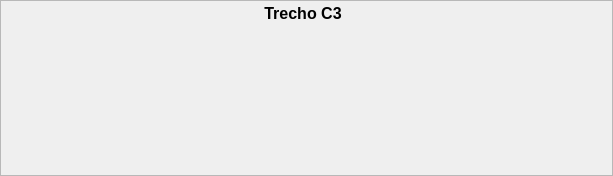
              <widget class="QFrame" name="frame_4">
               <property name="minimumSize">
                <size>
                 <width>610</width>
                 <height>170</height>
                </size>
               </property>
               <property name="frameShape">
                <enum>QFrame::StyledPanel</enum>
               </property>
               <property name="frameShadow">
                <enum>QFrame::Raised</enum>
               </property>
               <widget class="PyDMDrawingRectangle" name="SRBCFE_ChED">
                <property name="geometry">
                 <rect>
                  <x>502</x>
                  <y>28</y>
                  <width>20</width>
                  <height>15</height>
                 </rect>
                </property>
                <property name="toolTip">
                 <string/>
                </property>
                <property name="brush" stdset="0">
                 <brush brushstyle="SolidPattern">
                  <color alpha="255">
                   <red>0</red>
                   <green>255</green>
                   <blue>0</blue>
                  </color>
                 </brush>
                </property>
               </widget>
               <widget class="PyDMDrawingRectangle" name="SRBCFE_ChBG1">
                <property name="geometry">
                 <rect>
                  <x>196</x>
                  <y>28</y>
                  <width>20</width>
                  <height>15</height>
                 </rect>
                </property>
                <property name="toolTip">
                 <string/>
                </property>
                <property name="brush" stdset="0">
                 <brush brushstyle="SolidPattern">
                  <color alpha="255">
                   <red>0</red>
                   <green>255</green>
                   <blue>0</blue>
                  </color>
                 </brush>
                </property>
               </widget>
               <widget class="PyDMDrawingRectangle" name="SRBC_ChMD">
                <property name="geometry">
                 <rect>
                  <x>104</x>
                  <y>28</y>
                  <width>20</width>
                  <height>15</height>
                 </rect>
                </property>
                <property name="toolTip">
                 <string/>
                </property>
                <property name="brush" stdset="0">
                 <brush brushstyle="SolidPattern">
                  <color alpha="255">
                   <red>0</red>
                   <green>255</green>
                   <blue>0</blue>
                  </color>
                 </brush>
                </property>
               </widget>
               <widget class="PyDMDrawingRectangle" name="SRBCFE_ChBG2">
                <property name="geometry">
                 <rect>
                  <x>258</x>
                  <y>28</y>
                  <width>20</width>
                  <height>15</height>
                 </rect>
                </property>
                <property name="toolTip">
                 <string/>
                </property>
                <property name="brush" stdset="0">
                 <brush brushstyle="SolidPattern">
                  <color alpha="255">
                   <red>0</red>
                   <green>255</green>
                   <blue>0</blue>
                  </color>
                 </brush>
                </property>
               </widget>
               <widget class="PyDMDrawingRectangle" name="SR_MBTemp21">
                <property name="geometry">
                 <rect>
                  <x>296</x>
                  <y>132</y>
                  <width>40</width>
                  <height>18</height>
                 </rect>
                </property>
                <property name="toolTip">
                 <string/>
                </property>
                <property name="brush" stdset="0">
                 <brush brushstyle="SolidPattern">
                  <color alpha="255">
                   <red>0</red>
                   <green>0</green>
                   <blue>255</blue>
                  </color>
                 </brush>
                </property>
               </widget>
               <widget class="PyDMDrawingRectangle" name="SRC3_ChMD2">
                <property name="geometry">
                 <rect>
                  <x>396</x>
                  <y>28</y>
                  <width>20</width>
                  <height>15</height>
                 </rect>
                </property>
                <property name="toolTip">
                 <string/>
                </property>
                <property name="brush" stdset="0">
                 <brush brushstyle="SolidPattern">
                  <color alpha="255">
                   <red>0</red>
                   <green>255</green>
                   <blue>0</blue>
                  </color>
                 </brush>
                </property>
               </widget>
               <widget class="PyDMDrawingRectangle" name="SRBC_ChED">
                <property name="geometry">
                 <rect>
                  <x>148</x>
                  <y>28</y>
                  <width>20</width>
                  <height>15</height>
                 </rect>
                </property>
                <property name="toolTip">
                 <string/>
                </property>
                <property name="brush" stdset="0">
                 <brush brushstyle="SolidPattern">
                  <color alpha="255">
                   <red>0</red>
                   <green>255</green>
                   <blue>0</blue>
                  </color>
                 </brush>
                </property>
               </widget>
               <widget class="PyDMDrawingRectangle" name="SRC3_ChMD1">
                <property name="geometry">
                 <rect>
                  <x>342</x>
                  <y>28</y>
                  <width>20</width>
                  <height>15</height>
                 </rect>
                </property>
                <property name="toolTip">
                 <string/>
                </property>
                <property name="brush" stdset="0">
                 <brush brushstyle="SolidPattern">
                  <color alpha="255">
                   <red>0</red>
                   <green>255</green>
                   <blue>0</blue>
                  </color>
                 </brush>
                </property>
               </widget>
               <widget class="QLabel" name="SR_Pic4">
                <property name="geometry">
                 <rect>
                  <x>2</x>
                  <y>29</y>
                  <width>602</width>
                  <height>138</height>
                 </rect>
                </property>
                <property name="text">
                 <string/>
                </property>
                <property name="pixmap">
                 <pixmap>../../../.designer/images/SR/SR_pic4.png</pixmap>
                </property>
                <property name="scaledContents">
                 <bool>true</bool>
                </property>
               </widget>
               <widget class="QLabel" name="label_38">
                <property name="geometry">
                 <rect>
                  <x>2</x>
                  <y>4</y>
                  <width>602</width>
                  <height>19</height>
                 </rect>
                </property>
                <property name="text">
                 <string>&lt;html&gt;&lt;head/&gt;&lt;body&gt;&lt;p align=&quot;center&quot;&gt;&lt;span style=&quot; font-size:12pt; font-weight:600;&quot;&gt;Trecho C3&lt;/span&gt;&lt;/p&gt;&lt;/body&gt;&lt;/html&gt;</string>
                </property>
               </widget>
               <widget class="PyDMDrawingRectangle" name="SRB2FE_ChED2">
                <property name="geometry">
                 <rect>
                  <x>76</x>
                  <y>56</y>
                  <width>20</width>
                  <height>15</height>
                 </rect>
                </property>
                <property name="toolTip">
                 <string/>
                </property>
                <property name="brush" stdset="0">
                 <brush brushstyle="SolidPattern">
                  <color alpha="255">
                   <red>0</red>
                   <green>255</green>
                   <blue>0</blue>
                  </color>
                 </brush>
                </property>
               </widget>
               <widget class="PyDMDrawingRectangle" name="SRC3_ChBG">
                <property name="geometry">
                 <rect>
                  <x>198</x>
                  <y>98</y>
                  <width>20</width>
                  <height>15</height>
                 </rect>
                </property>
                <property name="toolTip">
                 <string/>
                </property>
                <property name="brush" stdset="0">
                 <brush brushstyle="SolidPattern">
                  <color alpha="255">
                   <red>0</red>
                   <green>255</green>
                   <blue>0</blue>
                  </color>
                 </brush>
                </property>
               </widget>
               <zorder>SR_Pic4</zorder>
               <zorder>label_38</zorder>
               <zorder>SR_MBTemp21</zorder>
               <zorder>SRC3_ChMD1</zorder>
               <zorder>SRC3_ChMD2</zorder>
               <zorder>SRBC_ChMD</zorder>
               <zorder>SRBCFE_ChED</zorder>
               <zorder>SRBCFE_ChBG1</zorder>
               <zorder>SRBCFE_ChBG2</zorder>
               <zorder>SRBC_ChED</zorder>
               <zorder>SRB2FE_ChED2</zorder>
               <zorder>SRC3_ChBG</zorder>
              </widget>
